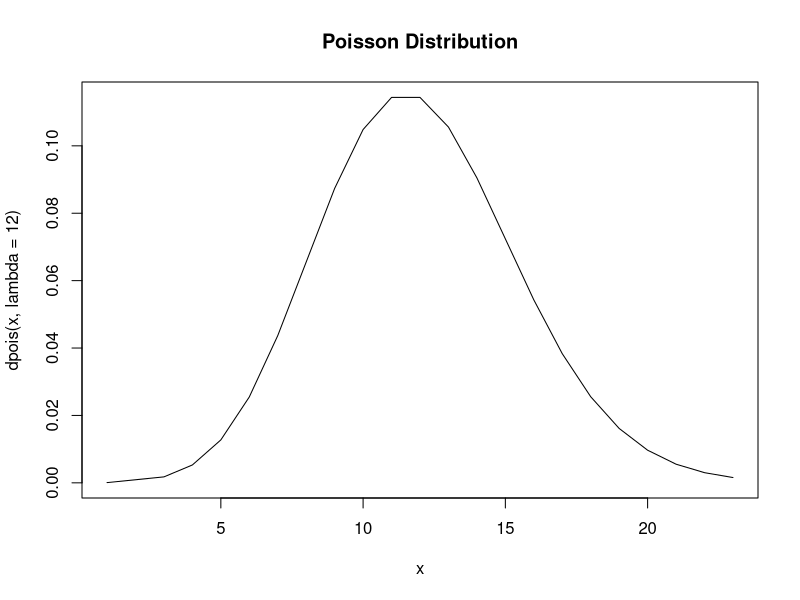

Write the R code that produced this figure.
#lambda has to be defined
x<-rpois(1000,lambda = 12)
x<-sort(x)
plot(x,dpois(x,lambda = 12),main="Poisson Distribution",type = 'l')